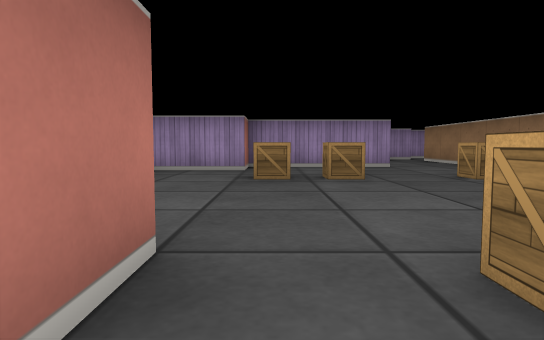
View 1 (above)

22 first-person views from a walk through a cub3D level. The camera is about half as high as the walls, tilts 4° down and sees 75° across. The floor is counted in squares. Each view is taken from the middle of a square. On the plan, view 1 faces up. The plan holds only what a view shows up to about 9 squares ahead; the rest is blank.

View 2
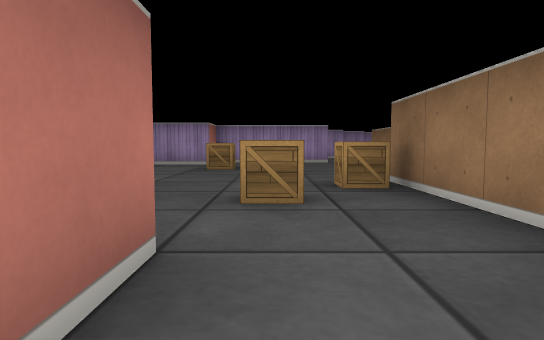

View 3
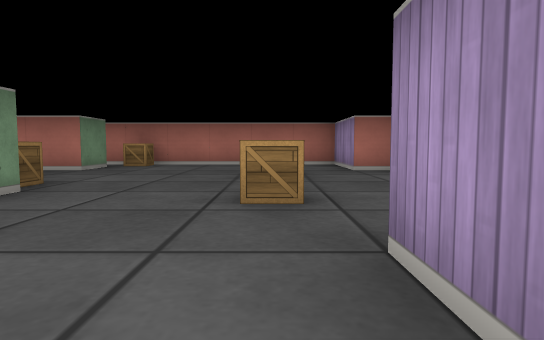

View 4
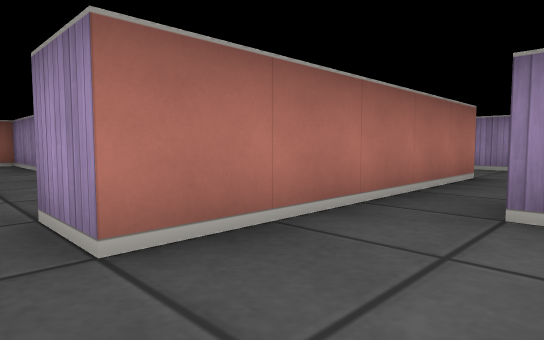

View 5
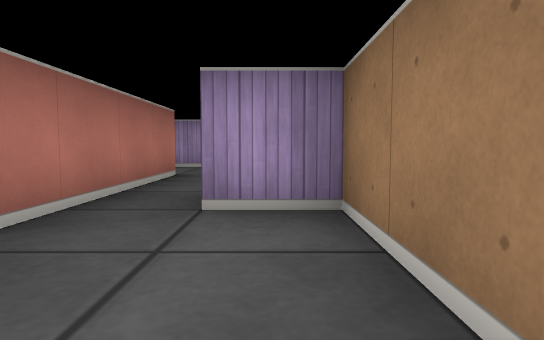

View 6
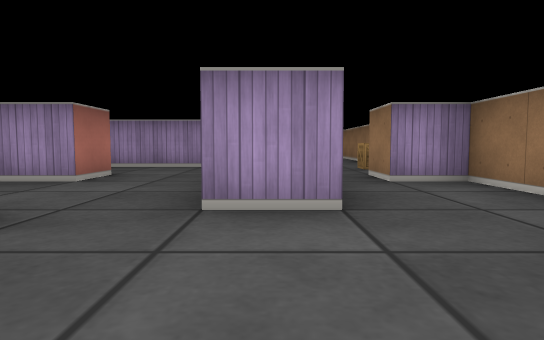

View 7
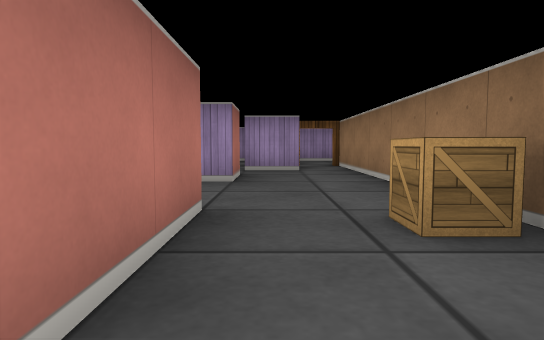

View 8
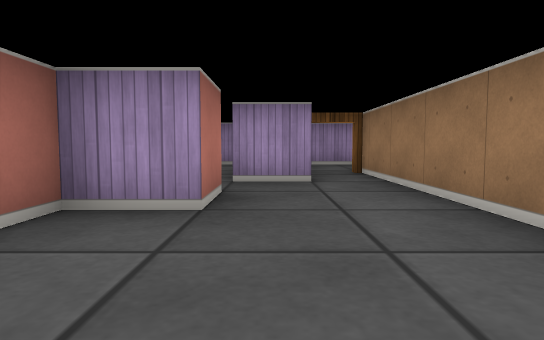

View 9
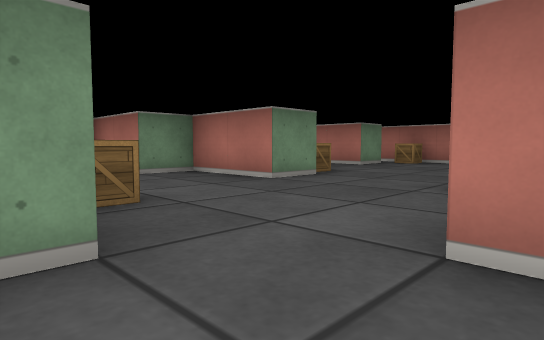

View 10
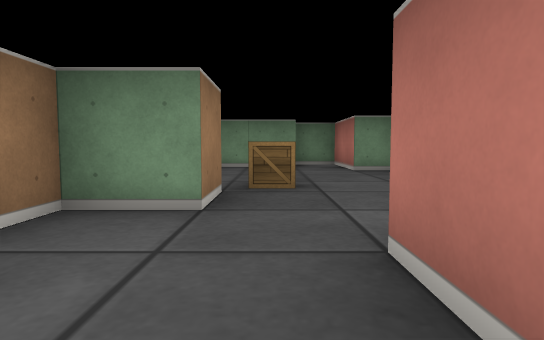

View 11
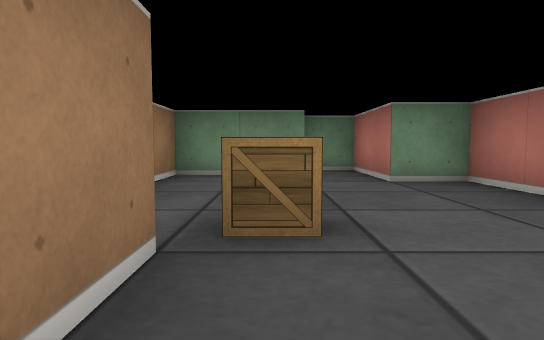

View 12
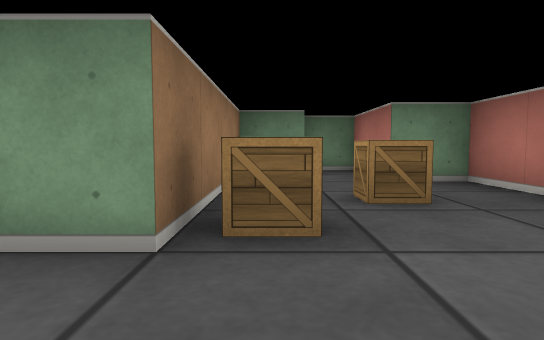

View 13
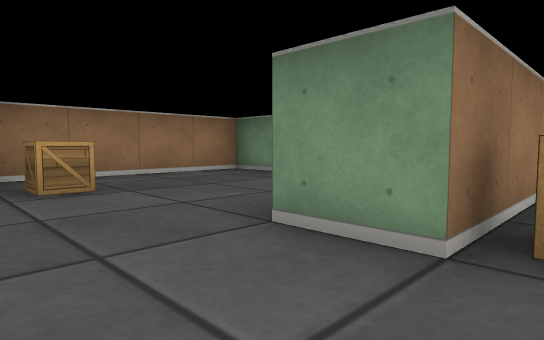

View 14
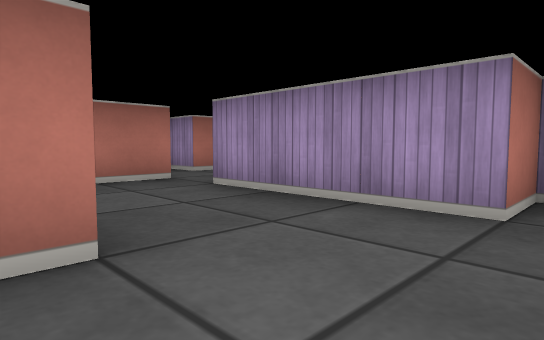

View 15
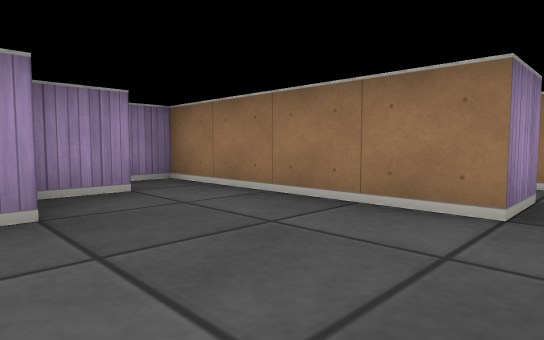

View 16
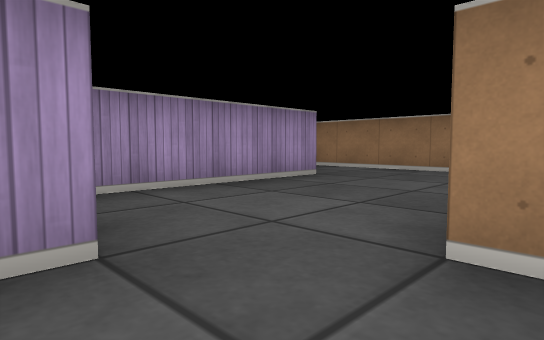

View 17
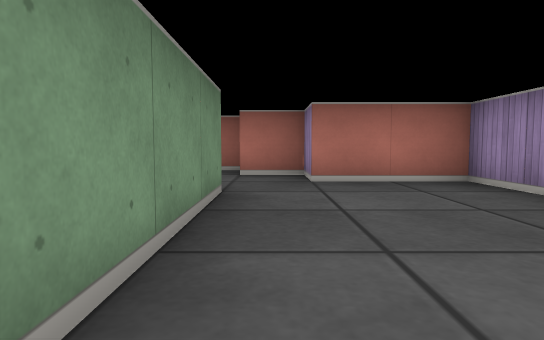

View 18
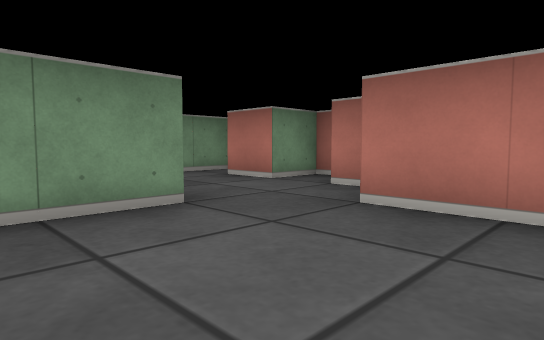

View 19
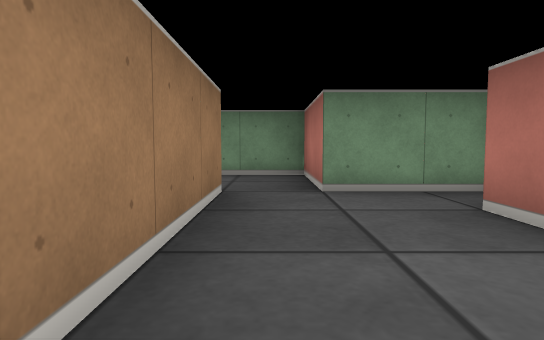

View 20
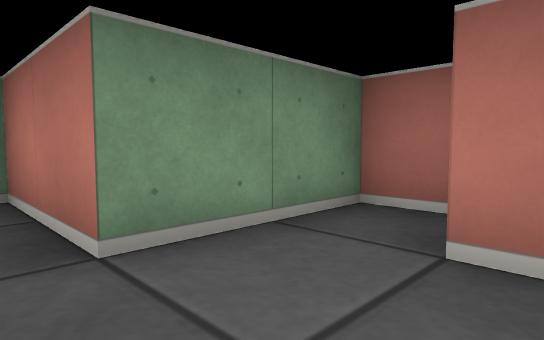

View 21
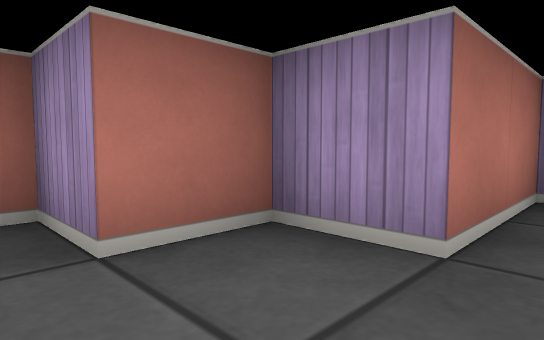

View 22
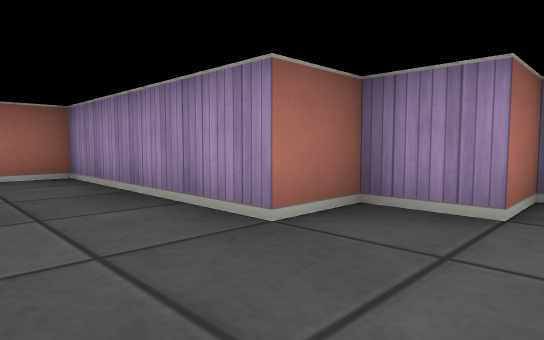

### Floor plan
Points are (right, up) in squares from view 1. A wall is a line through its corners. A room is listed if a view was taken in it or the views show most of it. See-through windows are left out.
Room 1 (views 1, 2, 12, 13)
walls: (-1.5, 1.5) (-0.5, 1.5) (-0.5, -0.5) (0.5, -0.5) (0.5, -2.5) (1.5, -2.5); (2.5, 7.5) (-0.5, 7.5) (-0.5, 6.5) (-2.5, 6.5) (-2.5, 1); (4.5, 6.1) (4.5, 7.5); (1.4, -1.5) (2.5, -1.5) (2.5, 2.5) (3.5, 2.5); (6.5, 3.5) (6.5, 4.5)
ways out: opening at (5, 5) to room 2; opening at (4.5, 2.5) to room 3; opening at (3.5, 8) to room 5
objects: crate (-2, 2); crate (0, 5); crate (1, 1); crate (1, 5); crate (2, 2); crate (3, 5)
Room 2 (views 3, 4, 5, 9, 10, 11)
walls: (5.5, 7.5) (5.5, 5.5) (4.5, 5.5); (6.5, 4.5) (7.5, 4.5) (7.5, 7.5) (6.5, 7.5)
ways out: opening at (5, 5) to room 1; opening at (6, 8) to room 4
Room 3 (view 6)
walls: (5.4, -0.5) (7.5, -0.5) (7.5, 3.4); (3.5, 2.5) (3.5, 0.5) (4.5, 0.5) (4.5, -1.5) (5.5, -1.5)
ways out: opening at (4.5, 2.5) to room 1
objects: crate (6, 3)
Room 4 (views 7, 8)
walls: (5.5, 10.5) (5.5, 7.5); (5.5, 13.5) (5.5, 12.5) (4.5, 12.5) (4.5, 11.9); (6.6, 14.5) (5.5, 14.5); (7.5, 9.9) (7.5, 16.1); (6.5, 7.5) (6.5, 8.5)
ways out: opening at (6, 8) to room 2; opening at (5, 11) to room 5; opening at (6, 14) to room 6; open door at (7, 16)
objects: crate (7, 10)
Room 5 (view 14)
walls: (2.5, 8.6) (2.5, 7.5); (4.5, 7.5) (4.5, 9); (3.5, 11.6) (3.5, 10.5) (2.5, 10.5)
ways out: opening at (3.5, 8) to room 1; opening at (5, 11) to room 4; opening at (1.5, 9.5) to room 6
Room 6 (views 15, 16, 17, 18, 19, 20, 21, 22)
walls: (2.5, 10.5) (0.5, 10.5) (0.5, 13.5) (3.4, 13.5); (5.5, 14.5) (5.5, 18.5) (4.5, 18.5) (4.5, 17.5) (3.5, 17.5) (3.5, 16.5) (-0.5, 16.5) (-0.5, 14.5) (-1.5, 14.5) (-1.5, 13.5) (-2.5, 13.5) (-2.5, 12.5) (-1.5, 12.5) (-1.5, 11.5) (-2.4, 11.5); (-2.5, 11.2) (-2.5, 10.5) (-0.5, 10.5) (-0.5, 8.5) (0.9, 8.5)
ways out: opening at (6, 14) to room 4; opening at (1.5, 9.5) to room 5

Where each view was taken, in squares from view 1:
view 1: 0 up, 0 right, facing up
view 2: 2 down, 1 right, facing up
view 3: 5 up, 6 right, facing left
view 4: 5 up, 7 right, facing up-left
view 5: 5 up, 7 right, facing up
view 6: 3 up, 5 right, facing up
view 7: 8 up, 6 right, facing up
view 8: 10 up, 6 right, facing up
view 9: 6 up, 7 right, facing down-left
view 10: 7 up, 6 right, facing down
view 11: 5 up, 6 right, facing down
view 12: 4 up, 2 right, facing down
view 13: 4 up, 2 right, facing down-right
view 14: 8 up, 4 right, facing up-left
view 15: 14 up, 3 right, facing up-right
view 16: 13 up, 1 left, facing up-right
view 17: 14 up, 4 right, facing left
view 18: 16 up, 2 right, facing down-left
view 19: 14 up, 0 right, facing down
view 20: 12 up, 0 right, facing down-left
view 21: 13 up, 0 right, facing up-left
view 22: 15 up, 5 right, facing up-left
